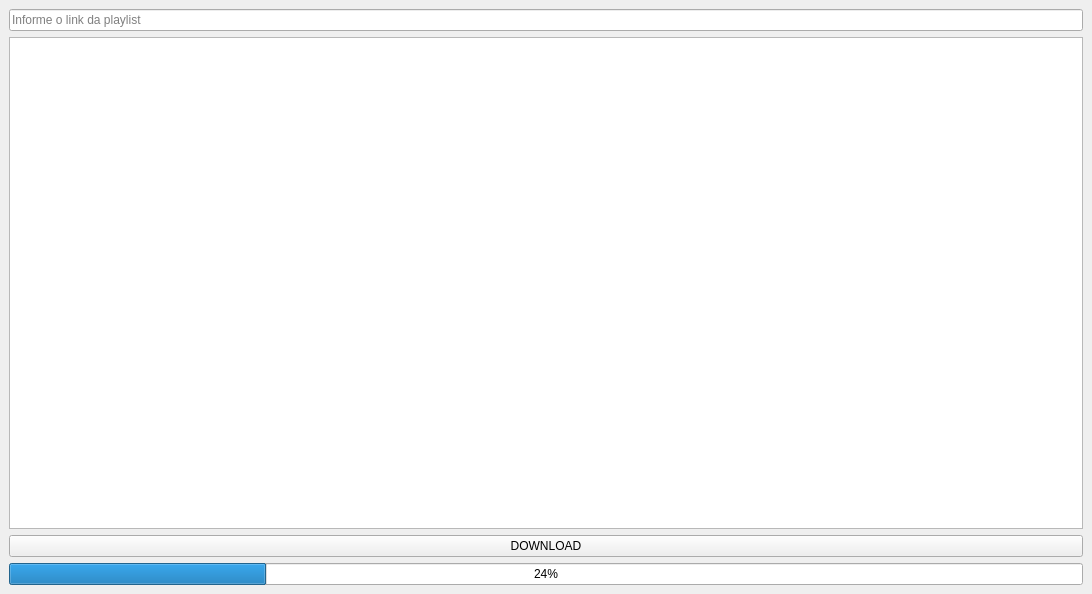
<?xml version="1.0" encoding="UTF-8"?>
<ui version="4.0">
 <class>MainWindow</class>
 <widget class="QMainWindow" name="MainWindow">
  <property name="geometry">
   <rect>
    <x>0</x>
    <y>0</y>
    <width>1092</width>
    <height>594</height>
   </rect>
  </property>
  <property name="windowTitle">
   <string>Spotify Downloader</string>
  </property>
  <widget class="QWidget" name="centralwidget">
   <layout class="QHBoxLayout" name="horizontalLayout">
    <item>
     <layout class="QVBoxLayout" name="verticalLayout_7">
      <item>
       <widget class="QLineEdit" name="textbox__playlist_link">
        <property name="placeholderText">
         <string>Informe o link da playlist</string>
        </property>
       </widget>
      </item>
      <item>
       <widget class="QListWidget" name="listview__downloaded_music"/>
      </item>
      <item>
       <widget class="QPushButton" name="button__download">
        <property name="text">
         <string>DOWNLOAD</string>
        </property>
       </widget>
      </item>
      <item>
       <widget class="QProgressBar" name="progressbar__status_download">
        <property name="value">
         <number>24</number>
        </property>
       </widget>
      </item>
     </layout>
    </item>
   </layout>
  </widget>
 </widget>
 <resources/>
 <connections/>
</ui>
